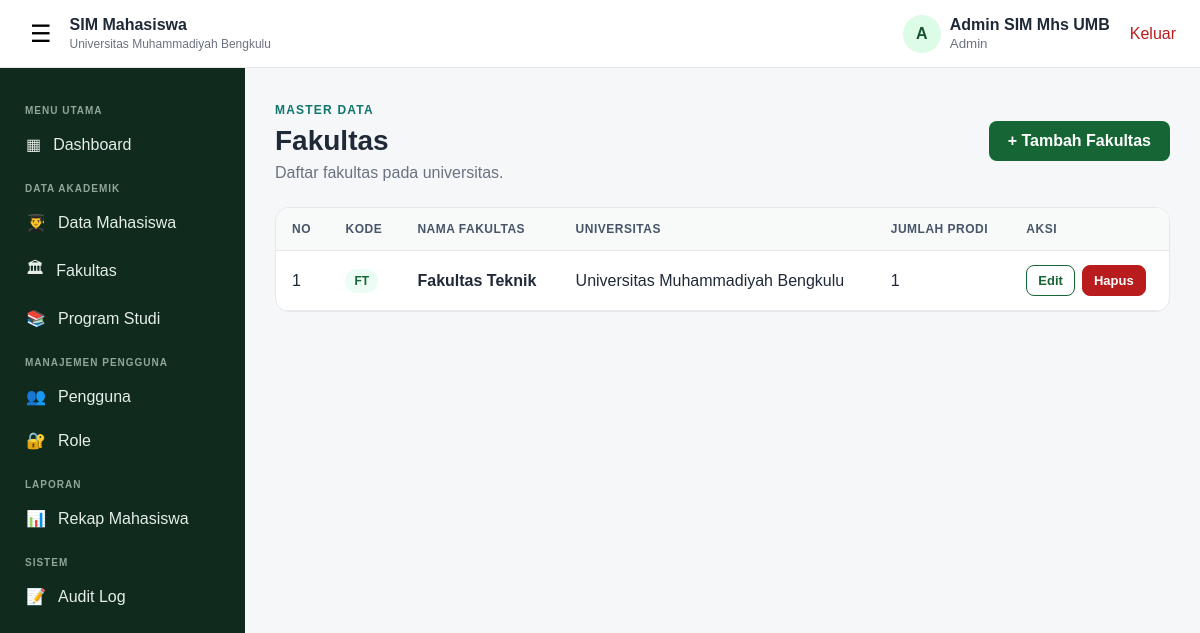
Page /sim_mahasiswa_rbac_role_crud/fakultas.php (signed in) on the committed database.
### tables this page shows
CREATE TABLE `fakultas` (
  `id_fakultas` bigint(20) UNSIGNED NOT NULL,
  `id_universitas` bigint(20) UNSIGNED NOT NULL,
  `kode_fakultas` varchar(20) NOT NULL,
  `nama_fakultas` varchar(200) NOT NULL,
  `created_at` timestamp NOT NULL DEFAULT current_timestamp(),
  `updated_at` timestamp NOT NULL DEFAULT current_timestamp() ON UPDATE current_timestamp()
);

CREATE TABLE `universitas` (
  `id_universitas` bigint(20) UNSIGNED NOT NULL,
  `kode_universitas` varchar(20) NOT NULL,
  `nama_universitas` varchar(200) NOT NULL,
  `slogan` varchar(255) DEFAULT NULL,
  `alamat` text DEFAULT NULL,
  `kota` varchar(100) DEFAULT NULL,
  `provinsi` varchar(100) DEFAULT NULL,
  `kode_pos` varchar(10) DEFAULT NULL,
  `website` varchar(255) DEFAULT NULL,
  `email` varchar(150) DEFAULT NULL,
  `telepon` varchar(50) DEFAULT NULL,
  `created_at` timestamp NOT NULL DEFAULT current_timestamp(),
  `updated_at` timestamp NOT NULL DEFAULT current_timestamp() ON UPDATE current_timestamp()
);

### sim_mahasiswa_rbac_role_crud/app_helpers.php (called while the page is built, shortened)
<?php
function e($value): string {
    return htmlspecialchars((string)$value, ENT_QUOTES, 'UTF-8');
}

### sim_mahasiswa_rbac_role_crud/fakultas.php (the view)
<?php require_once 'auth_check.php';require_once '../koneksi.php';require_once 'app_helpers.php';wajib_role(['ADMIN']);$result=mysqli_query($koneksi,"SELECT f.*,u.nama_universitas,(SELECT COUNT(*) FROM program_studi ps WHERE ps.id_fakultas=f.id_fakultas) jumlah_prodi FROM fakultas f JOIN universitas u ON f.id_universitas=u.id_universitas ORDER BY f.id_fakultas DESC");?><!doctype html><html lang="id"><head><meta charset="utf-8"><meta name="viewport" content="width=device-width,initial-scale=1"><title>Fakultas</title><link rel="stylesheet" href="style.css"></head><body class="app-body"><?php include 'topbar.php';include 'sideleftbar.php';?><main class="main-content"><div class="page-heading page-heading-flex"><div><span class="eyebrow">MASTER DATA</span><h1>Fakultas</h1><p>Daftar fakultas pada universitas.</p></div><a class="btn btn-primary" href="fakultas_tambah.php">+ Tambah Fakultas</a></div><?php flash_html();?><div class="dashboard-panel"><div class="table-responsive"><table class="data-table"><thead><tr><th>No</th><th>Kode</th><th>Nama Fakultas</th><th>Universitas</th><th>Jumlah Prodi</th><th>Aksi</th></tr></thead><tbody><?php $no=1;while($r=mysqli_fetch_assoc($result)):?><tr><td><?=$no++?></td><td><span class="badge"><?=e($r['kode_fakultas'])?></span></td><td><strong><?=e($r['nama_fakultas'])?></strong></td><td><?=e($r['nama_universitas'])?></td><td><?=$r['jumlah_prodi']?></td><td><div class="action-group"><a class="btn btn-sm btn-outline" href="fakultas_edit.php?id=<?=$r['id_fakultas']?>">Edit</a><form method="post" action="fakultas_hapus.php" onsubmit="return confirm('Hapus fakultas ini? Pastikan tidak memiliki prodi.');"><input type="hidden" name="id" value="<?=$r['id_fakultas']?>"><?=csrf_field()?><button class="btn btn-sm btn-danger">Hapus</button></form></div></td></tr><?php endwhile;?></tbody></table></div></div></main><script src="script.js"></script></body></html>

### sim_mahasiswa_rbac_role_crud/style.css (style rules this page uses)
* { box-sizing: border-box; }
:root { --primary: #166534; --primary-dark: #14532d; --secondary: #0f766e; --text: #1f2937; --muted: #6b7280; --border: #e5e7eb; --bg: #f5f7f9; --white: #ffffff; --danger: #b91c1c; --sidebar: #102a1d; }
body { margin: 0; font-family: Arial, Helvetica, sans-serif; color: var(--text); background: var(--bg); }
a { text-decoration: none; color: inherit; }
.btn { display: inline-flex; align-items: center; justify-content: center; border: 1px solid transparent; border-radius: 8px; padding: 10px 18px; font-weight: 600; cursor: pointer; }
.btn-primary { background: var(--primary); color: #fff; }
.btn-outline { border-color: var(--primary); color: var(--primary); background: #fff; }
.eyebrow { color: var(--secondary); font-size: 12px; font-weight: 800; letter-spacing: 1.2px; }
.app-body { min-height: 100vh; }
.main-content { margin-left: 245px; padding: 100px 30px 40px; min-height: 100vh; }
.page-heading { margin-bottom: 25px; }
.page-heading h1 { margin: 7px 0; font-size: 28px; }
.page-heading p { color: var(--muted); margin: 0; }
.dashboard-panel { background: #fff; border: 1px solid var(--border); border-radius: 14px; margin-top: 25px; }
.page-heading-flex { display: flex; align-items: center; justify-content: space-between; gap: 20px; }
.table-responsive { overflow-x: auto; }
.data-table { width: 100%; border-collapse: collapse; min-width: 850px; }
.data-table th, .data-table td { padding: 14px 16px; border-bottom: 1px solid var(--border); text-align: left; vertical-align: middle; }
.data-table th { background: #f9fafb; color: #4b5563; font-size: 12px; text-transform: uppercase; letter-spacing: .5px; }
.badge { display: inline-block; padding: 5px 9px; border-radius: 6px; background: #ecfdf5; color: var(--primary-dark); font-size: 12px; font-weight: 700; }
.action-group { display: flex; align-items: center; gap: 6px; }
.action-group form { margin: 0; }
.btn-sm { padding: 7px 11px; font-size: 12px; }
.btn-danger { background: #dc2626; color: #fff; }
.btn { position:relative;overflow:hidden;transition:transform .2s ease,box-shadow .2s ease,background .2s ease,border-color .2s ease }
.btn::after { content:"";position:absolute;width:0;height:0;border-radius:50%;background:rgba(255,255,255,.28);left:50%;top:50%;transform:translate(-50%,-50%);transition:width .35s ease,height .35s ease }
.btn-danger { background:#b91c1c;color:#fff;border:1px solid #b91c1c }
.btn-sm { padding:7px 11px;font-size:13px }
.action-group { display:flex;gap:7px;align-items:center;flex-wrap:wrap }
.action-group form { margin:0 }
.dashboard-panel { overflow:hidden }
.table-responsive { overflow-x:auto }
.data-table { width:100%;border-collapse:collapse;min-width:760px }
.data-table th,.data-table td { padding:14px 16px;text-align:left;border-bottom:1px solid var(--border);vertical-align:middle }
.data-table th { background:#f8faf9;color:#475569;font-size:12px;text-transform:uppercase;letter-spacing:.5px }
.data-table tbody tr { transition:background .18s ease }
.badge { display:inline-flex;padding:5px 9px;border-radius:999px;background:#ecfdf5;color:#166534;font-size:12px;font-weight:700 }
.main-content { animation:pageFade .45s ease }

### rows in the picture
fakultas: kode_fakultas "FT", nama_fakultas "Fakultas Teknik", id_universitas.nama_universitas "Universitas Muhammadiyah Bengkulu", jumlah_prodi "1"

### other values in the picture
substr($namaPengguna, 0, 1) "A"
$namaPengguna "Admin SIM Mhs UMB"
$namaRole "Admin"
